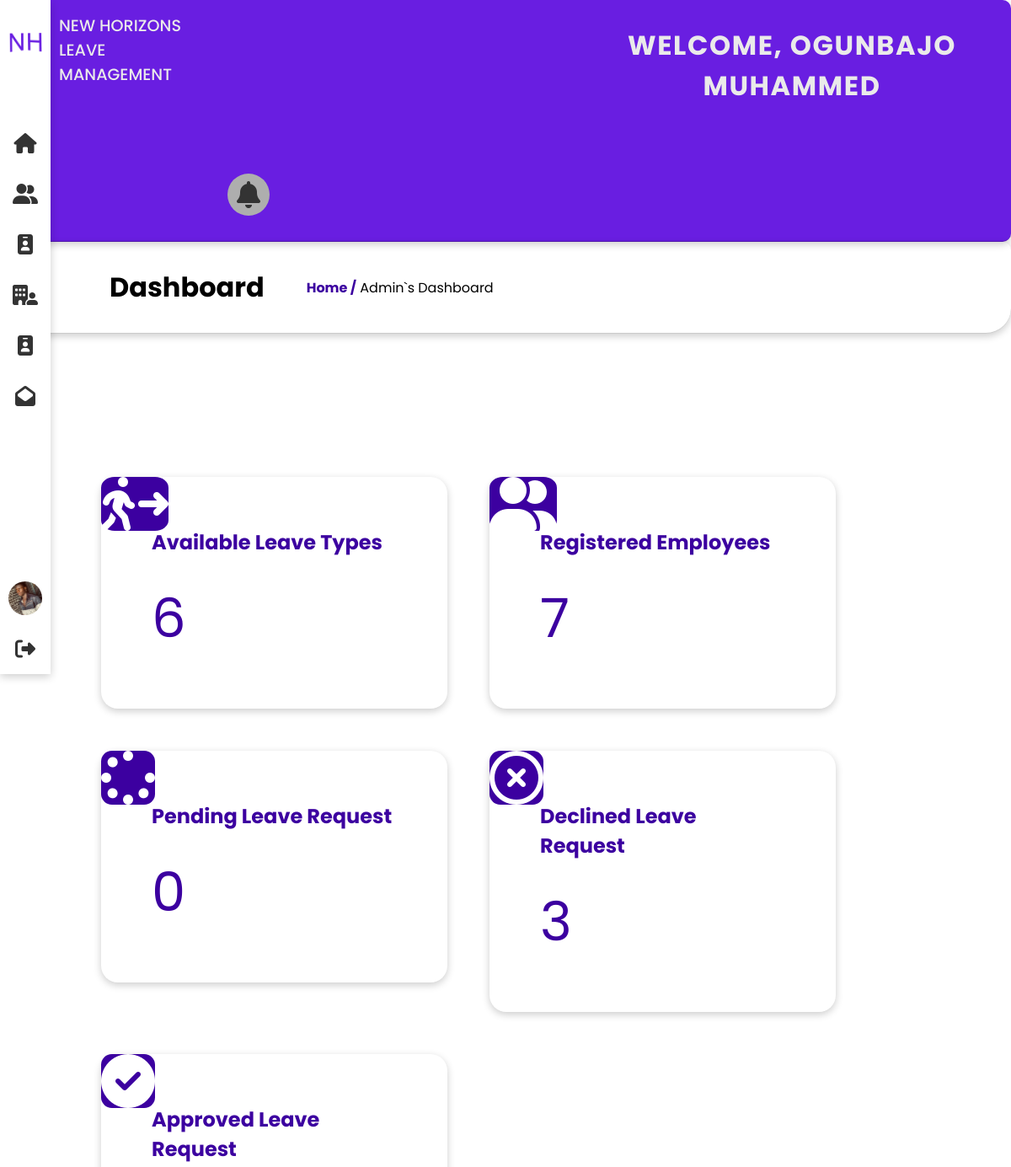
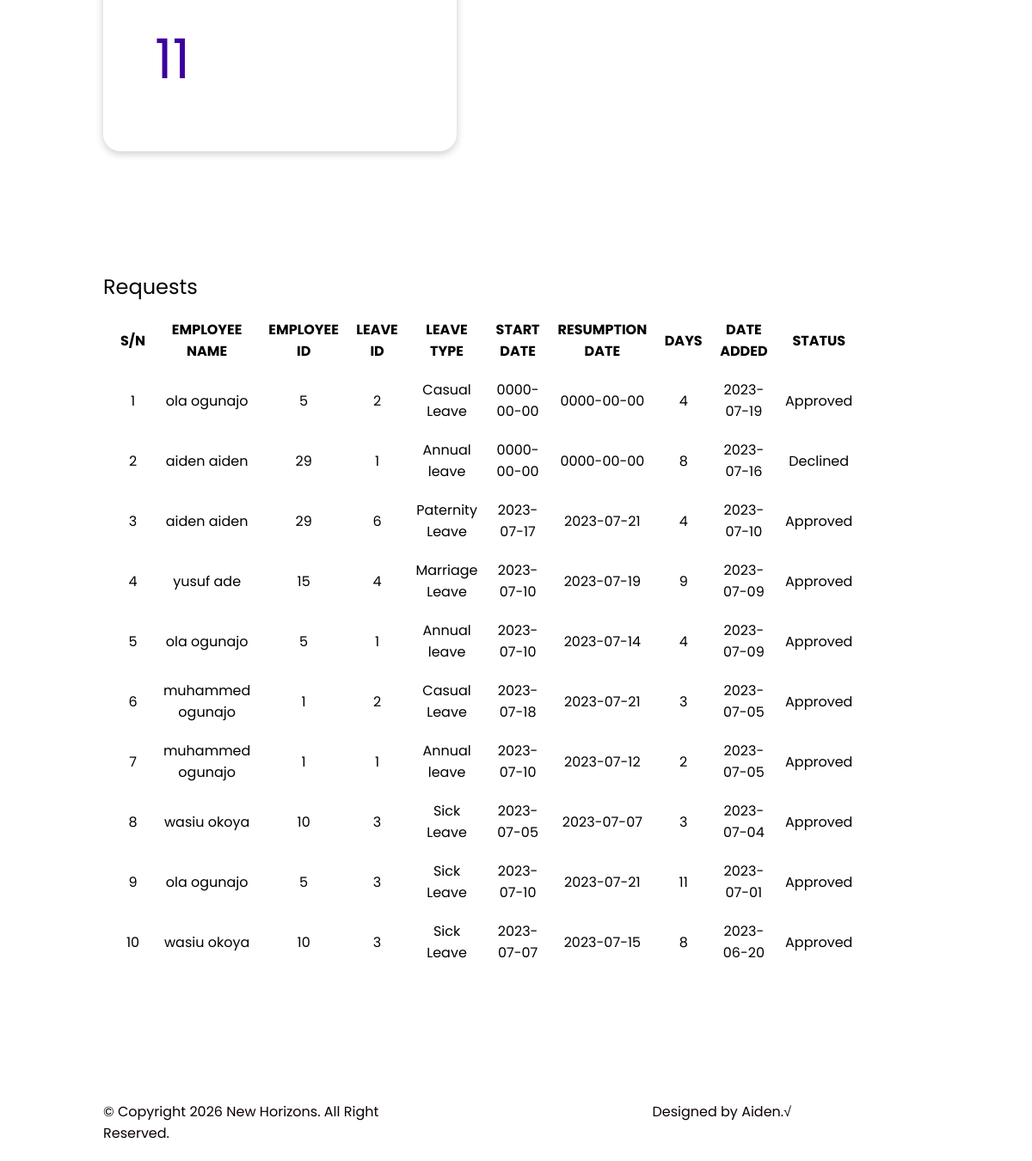
Screenshot of /dashboard.php (signed in) with the database file from the repository (2 pictures, top to bottom).
### tables this page shows
CREATE TABLE IF NOT EXISTS `leave` (
  `id` int NOT NULL AUTO_INCREMENT,
  `employee_name` varchar(250) NOT NULL,
  `employee_id` int NOT NULL,
  `department_id` int NOT NULL,
  `leave_id` int NOT NULL,
  `start_date` varchar(10) NOT NULL,
  `end_date` varchar(10) NOT NULL,
  `off_days` varchar(40) NOT NULL,
  `date_applied` date NOT NULL,
  `status` varchar(250) NOT NULL,
  PRIMARY KEY (`id`)
);

CREATE TABLE IF NOT EXISTS `leave_type` (
  `id` int NOT NULL AUTO_INCREMENT,
  `name` varchar(250) NOT NULL,
  `days` varchar(250) NOT NULL,
  PRIMARY KEY (`id`)
);

### dashboard.php (the view, shortened to what this page needs)
<!DOCTYPE html>
<html lang="en">
<head>
<?php
    include('head.php');
?>
</head>
<body>
    <div class="container">
        <?php include ('menu.php'); ?>
        <div class="topbar grid cols-1 lg-cols-2 lg-cols-3">
        <?php
            include('logo_text.php');
        ?>
        </div>
        <div class="focus">
            <h1> Dashboard </h1> <span> <a class="link" href="dashboard.php">Home /</a> Admin`s Dashboard</span>
        </div>
        <section class="container-fluid" id="site-main">
            <div align="center">
                <br> <br>
            </div>
            <div class="content grid cols-1 lg-cols-2 lg-cols-3">
                <div class="con">
                    <span class="font"><i class="fa-solid fa-person-walking-arrow-right"></i></span>
                    <h2>Available Leave Types</h2>
                    <br>
                    <?php
                        $runquery = "select * from leave_type";
                        $result = mysqli_query($dbconnection, $runquery);
                        if($count = mysqli_num_rows($result))
                        {
                            echo"<span class='font'>".$count."</span>";
                        }
                        else{
                            echo"<span class='font'>0</span>";
                        }
                    ?>
                </div>
                <div class="con">
                    <span class="font"> <i class="fa-solid fa-user-group"></i> </span>
                    <h2>Registered Employees</h2>
                    <br>
                    <?php
                        $runquery = "select * from employee";
                        $result = mysqli_query($dbconnection, $runquery);
                        if($count = mysqli_num_rows($result))
                        {
                            echo"<span class='font'>".$count."</span>";
                        }
                        else{
                            echo"<span class='font'>0</span>";
                        }
                    ?>
                </div>
                <div class="con">
                    <span class="font"> <i class="fa-solid fa-spinner"></i></span>
                    <h2>Pending Leave Request</h2>
                    <br>
                    <?php
                            $runquery = "select * from `leave` where status = '1'";
                            $result = mysqli_query($dbconnection, $runquery);
                            if($count = mysqli_num_rows($result))
                            {
                                echo"<span class='font'>".$count."</span>";
                            }
                            else{
                                echo"<span class='font'>0</span>";
                            }
                    ?>
                </div>
                <div class="con">
                    <span class="font"> <i class="fa-regular fa-circle-xmark"></i></span>
                    <h2>Declined Leave Request</h2>
                    <br>
                    <?php
                            $runquery = "select * from `leave` where status = '3'";
                            $result = mysqli_query($dbconnection, $runquery);
                            if($count = mysqli_num_rows($result))
                            {
                                echo"<span class='font'>".$count."</span>";
                            }
                            else{
                                echo"<span class='font'>0</span>";
                            }
                    ?>
                </div>
                <div class="con">
                    <span class="font"> <i class="fa-solid fa-circle-check"></i></span>
                    <h2>Approved Leave Request</h2>
                    <br>
                    <?php
                            $runquery = "select * from `leave` where status = '2'";
                            $result = mysqli_query($dbconnection, $runquery);
                            if($count = mysqli_num_rows($result))
                            {
                                echo"<span class='font'>".$count."</span>";
                            }
                            else{
                                echo"<span class='font'>0</span>";
                            }
                    ?>
                </div>
            </div>
            <div class="request">
            <?php
                $runquery = "select l.id, l.employee_name,l.employee_id,l.leave_id,l.start_date,l.end_date,l.off_days,l.date_applied,l.status,t.name from `leave` as l join `leave_type` as t on l.leave_id=t.id order by id desc limit 10";
                $result = mysqli_query($dbconnection,$runquery);
            ?>
            <p class="text-md"> Requests </p>
                <div class="overflow">
                    <table class="table" cellspacing="20px" cellpadding="20%">
                        <thead>
                            <tr>
                                <th> S/N </th>
                                <th> EMPLOYEE NAME </th>
                                <th> EMPLOYEE ID </th>
                                <th> LEAVE ID </th>
                                <th> LEAVE TYPE </th>
                                <th> START DATE </th>
                                <th> RESUMPTION DATE </th>
                                <th> DAYS </th>
                                <th> DATE ADDED </th>
                                <th> STATUS </th>
                                <th width="10%"> </th>
                            </tr>
                        </thead>
                        <tbody>
                            <?php
                            $i = 1;
                            while($row = mysqli_fetch_assoc($result)){
                                $name = $row['employee_name'];
                                $emp_id = $row['employee_id'];
                                ?>
                            <tr align="center">
                                <td> <?php echo $i?> </td>
                                <td> <?php echo $name; ?> </td>
                                <td> <?php echo $emp_id;
                                ?> </td>
                                <td> <?php echo $row['leave_id'];?> </td>
                                <td> <?php echo $row['name'];?> </td>
                                <td> <?php echo $row['start_date'];?> </td>
                                <td> <?php echo $row['end_date'];?> </td>
                                <td> <?php echo $row['off_days'];?> </td>
                                <td> <?php echo $row['date_applied'];?> </td>
                                <td>
                                    <?php
                                        if($row['status'] == 2){
                                            echo "Approved";
                                        }
                                        if($row['status'] == 3){
                                            echo "Declined";
                                        }
                                    ?>
                                </td>
                            </tr>
                            <?php
                            $i++;
                            }
                            ?>
                        </tbody>
                    </table>
                </div>
            </div>
        </section>
    </div>
    <div class="foot grid cols-1 lg-cols-2 lg-cols-3">
        <?php include('footer.php') ?>
    </div>
</body>
</html>

### css/style.css (style rules this page uses)
:root { --text-dark: #000; --text-light: aliceblue; --bg-blue: rgb(249,243,255); --bg-red: rgb(254,247,252); --bg-yellow: rgb(255,255,246); --bg-prple: rgb(246,255,255); --box-shadow: 0px 3px 10px rgba(0, 0, 0, 0.2); --font-poppins: 'Poppins','san-serif'; --bg-gradient: linear-gradient(to right, #ff512f, #dd2476); --bg-gradient-indigo: linear-gradient(to right, #8e2de2, #4a00e0); --bg-gradient-peach: linear-gradient(to right, #fff7f3, #fff7f3); --bg-cover:url('./assets/cryptobc.jpg'); }
* { margin: 0; padding: 0; box-sizing: border-box ; font-family: var(--font-poppins); }
* > * { box-sizing: border-box; padding: 0; margin: 0; }
a { text-decoration: none; }
a { text-decoration: none; color: #3c00a0; }
.text-md { font-size: 1.5em; }
.container { width: 100%; }
.container-fluid { width: 95%; }
.link { color:#3c00a0; font-weight: bold; }
.grid { display: grid; }
.cols-1 { grid-template-columns: repeat(1, minmax(0, 1fr)); }
@media (min-width:640px) { #site-main { margin-left: 100px; } }
@media (min-width:640px) { #site-main .content .con { width: 100% !important; height: fit-content; box-shadow: 0px 3px 10px rgba(0, 0, 0, 0.2); border-radius: 20px; padding: 60px; } }
@media (min-width:640px) { #site-main .request { margin: 50px; padding: 20px; margin: 100px !important; } }
@media (min-width:640px) { #site-main .request .overflow { overflow-x: scroll; } }
@media (min-width:1024px) { .lg-cols-2 { grid-template-columns: repeat(2, minmax(0, 1fr)); } }
@media (min-width:1024px) { #site-main .request .overflow { overflow-x: hidden !important; } }
.topbar { border-radius: 10px; border-bottom: 1px solid rgba(0, 0, 0, 0.2); box-shadow: 0px 3px 10px rgba(0, 0, 0, 0.2); grid-gap: 20px; background-color: #691ee1; color: #eaeaea; }
.focus { padding: 30px; margin-left: 0px; display: flex; align-items: center; gap: 50px; border-radius: 10px; border-bottom-right-radius: 30px; border-bottom: 1px solid rgba(0, 0, 0, 0.2); box-shadow: 0px 3px 10px rgba(0, 0, 0, 0.2); }
.focus h1 { margin-left: 100px; }
#site-main { margin-left: 0px; }
#site-main .content { margin: 100px; padding: 20px; width: 80%; grid-gap: 50px; }
#site-main .content .con { width: 80%; height: fit-content; box-shadow: 0px 3px 10px rgba(0, 0, 0, 0.2); border-radius: 20px; padding: 60px; position: relative; z-index: -1; color: #3c00a0; }
#site-main .content .con span i { position: absolute; top: 0; left: 0; margin-left: 0px; border-radius: 20%; background-color: #3c00a0; z-index: -1; color: #fff; }
#site-main .font { font-size: 4em; }
#site-main .request { margin: 50px; padding: 20px; width: 90%; }
#site-main .request .overflow { overflow-x: scroll; }
#site-main .request .table { width: 100%; }
.foot { margin-left: 100px; padding: 20px; width: 70%; grid-gap: 30px; color: #0c0000; position: absolute; z-index: -1; }

### css/login.css (style rules this page uses)
* { margin: 0; padding: 0; box-sizing: border-box; font-family: 'Poppins', sans-serif; }
a { text-decoration: none; }

### rows the page displays
leave: employee_name "ola ogunajo", employee "5", leave "2", leave_type.name "Casual Leave", start_date "0000-00-00", end_date "0000-00-00", off_days "4", date_applied "2023-07-19", status "Approved"
leave: employee_name "aiden aiden", employee "29", leave "1", leave_type.name "Annual leave", start_date "0000-00-00", end_date "0000-00-00", off_days "8", date_applied "2023-07-16", status "Declined"
leave: employee_name "aiden aiden", employee "29", leave "6", leave_type.name "Paternity Leave", start_date "2023-07-17", end_date "2023-07-21", off_days "4", date_applied "2023-07-10", status "Approved"
leave: employee_name "yusuf ade", employee "15", leave "4", leave_type.name "Marriage Leave", start_date "2023-07-10", end_date "2023-07-19", off_days "9", date_applied "2023-07-09", status "Approved"
leave: employee_name "ola ogunajo", employee "5", leave "1", leave_type.name "Annual leave", start_date "2023-07-10", end_date "2023-07-14", off_days "4", date_applied "2023-07-09", status "Approved"
leave: employee_name "muhammed ogunajo", employee "1", leave "2", leave_type.name "Casual Leave", start_date "2023-07-18", end_date "2023-07-21", off_days "3", date_applied "2023-07-05", status "Approved"
leave: employee_name "muhammed ogunajo", employee "1", leave "1", leave_type.name "Annual leave", start_date "2023-07-10", end_date "2023-07-12", off_days "2", date_applied "2023-07-05", status "Approved"
leave: employee_name "wasiu okoya", employee "10", leave "3", leave_type.name "Sick Leave", start_date "2023-07-05", end_date "2023-07-07", off_days "3", date_applied "2023-07-04", status "Approved"
leave: employee_name "ola ogunajo", employee "5", leave "3", leave_type.name "Sick Leave", start_date "2023-07-10", end_date "2023-07-21", off_days "11", date_applied "2023-07-01", status "Approved"
leave: employee_name "wasiu okoya", employee "10", leave "3", leave_type.name "Sick Leave", start_date "2023-07-07", end_date "2023-07-15", off_days "8", date_applied "2023-06-20", status "Approved"

### other values shown
$_SESSION['USERNAME'] "OGUNBAJO MUHAMMED"
$count "6"
$count "7"
$count "3"
$count "11"
